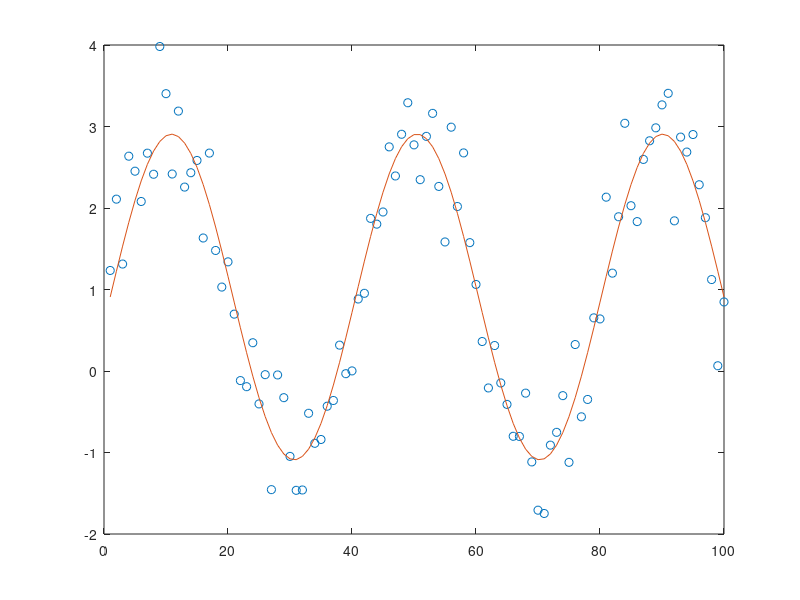

MATLAB code to generate this figure:
function lsqtest

p.x1 = ones(100,1);
p.x2 = sin(linspace(0,5*pi,100))';


data = stuff([1 2], p);

data = data + 0.5*randn(size(data));
hold off, plot(data , 'o')

myfun = @(guess)stuff(guess,p, data);

opts = optimset('lsqnonlin');

% NOTE that the data does NOT get entered here
estimates = lsqnonlin(myfun , [0 0], [-10 -10], [10 10], opts)

thefit = stuff(estimates, p);

hold on, plot(thefit)
return




function result = stuff(c, p, data)


x1 = p.x1;
x2 = p.x2;

y = c(1)*x1 + c(2)*x2;

if nargin==3
    result = norm(data - y);
else
    result = y;
end

return
